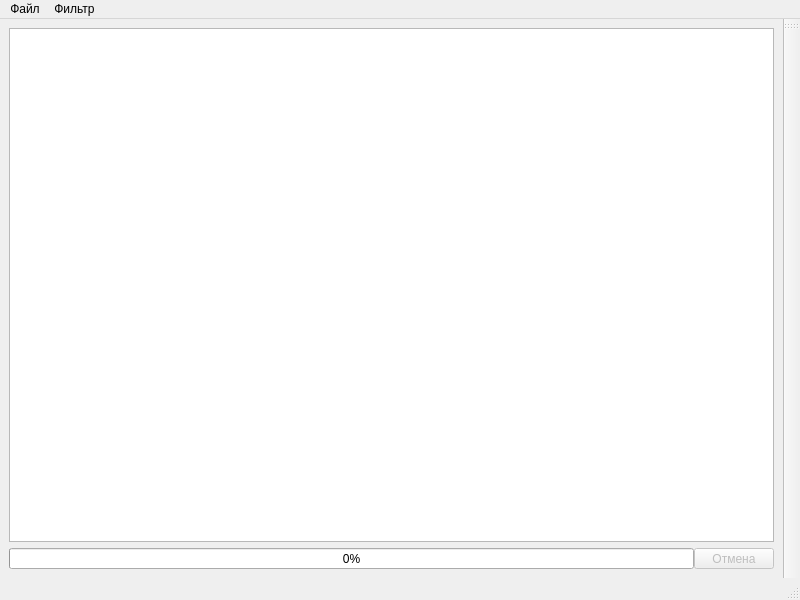
<?xml version="1.0" encoding="UTF-8"?>
<ui version="4.0">
 <class>MainWindow</class>
 <widget class="QMainWindow" name="MainWindow">
  <property name="geometry">
   <rect>
    <x>0</x>
    <y>0</y>
    <width>800</width>
    <height>600</height>
   </rect>
  </property>
  <property name="windowTitle">
   <string>Graphics Filters</string>
  </property>
  <property name="autoFillBackground">
   <bool>true</bool>
  </property>
  <widget class="QWidget" name="centralwidget">
   <property name="contextMenuPolicy">
    <enum>Qt::ActionsContextMenu</enum>
   </property>
   <layout class="QVBoxLayout" name="verticalLayout">
    <item>
     <widget class="QGraphicsView" name="view">
      <property name="sizePolicy">
       <sizepolicy hsizetype="Preferred" vsizetype="Preferred">
        <horstretch>1</horstretch>
        <verstretch>2</verstretch>
       </sizepolicy>
      </property>
      <property name="verticalScrollBarPolicy">
       <enum>Qt::ScrollBarAsNeeded</enum>
      </property>
      <property name="horizontalScrollBarPolicy">
       <enum>Qt::ScrollBarAsNeeded</enum>
      </property>
      <property name="sizeAdjustPolicy">
       <enum>QAbstractScrollArea::AdjustIgnored</enum>
      </property>
      <property name="alignment">
       <set>Qt::AlignCenter</set>
      </property>
      <property name="renderHints">
       <set>QPainter::LosslessImageRendering|QPainter::TextAntialiasing</set>
      </property>
      <property name="transformationAnchor">
       <enum>QGraphicsView::AnchorViewCenter</enum>
      </property>
      <property name="resizeAnchor">
       <enum>QGraphicsView::AnchorViewCenter</enum>
      </property>
      <property name="viewportUpdateMode">
       <enum>QGraphicsView::FullViewportUpdate</enum>
      </property>
      <property name="rubberBandSelectionMode">
       <enum>Qt::IntersectsItemShape</enum>
      </property>
     </widget>
    </item>
    <item>
     <layout class="QHBoxLayout" name="horizontalLayout">
      <property name="spacing">
       <number>0</number>
      </property>
      <item>
       <widget class="QProgressBar" name="progressJob">
        <property name="sizePolicy">
         <sizepolicy hsizetype="Ignored" vsizetype="Fixed">
          <horstretch>22</horstretch>
          <verstretch>1</verstretch>
         </sizepolicy>
        </property>
        <property name="maximumSize">
         <size>
          <width>16777215</width>
          <height>21</height>
         </size>
        </property>
        <property name="value">
         <number>0</number>
        </property>
       </widget>
      </item>
      <item>
       <widget class="QPushButton" name="ButtonBack">
        <property name="enabled">
         <bool>false</bool>
        </property>
        <property name="sizePolicy">
         <sizepolicy hsizetype="Expanding" vsizetype="Fixed">
          <horstretch>1</horstretch>
          <verstretch>1</verstretch>
         </sizepolicy>
        </property>
        <property name="maximumSize">
         <size>
          <width>16777215</width>
          <height>21</height>
         </size>
        </property>
        <property name="text">
         <string>Отмена</string>
        </property>
       </widget>
      </item>
     </layout>
    </item>
   </layout>
  </widget>
  <widget class="QMenuBar" name="menubar">
   <property name="geometry">
    <rect>
     <x>0</x>
     <y>0</y>
     <width>800</width>
     <height>20</height>
    </rect>
   </property>
   <widget class="QMenu" name="file">
    <property name="title">
     <string>Файл</string>
    </property>
    <addaction name="open"/>
    <addaction name="save"/>
    <addaction name="saveas"/>
    <addaction name="undo"/>
    <addaction name="redo"/>
    <addaction name="close"/>
   </widget>
   <widget class="QMenu" name="filter">
    <property name="title">
     <string>Фильтр</string>
    </property>
    <widget class="QMenu" name="point">
     <property name="title">
      <string>Точечный</string>
     </property>
     <widget class="QMenu" name="wave">
      <property name="enabled">
       <bool>false</bool>
      </property>
      <property name="title">
       <string>Волна</string>
      </property>
      <addaction name="wave1"/>
      <addaction name="wave2"/>
     </widget>
     <addaction name="inverse"/>
     <addaction name="BlWh"/>
     <addaction name="sepia"/>
     <addaction name="brightness"/>
     <addaction name="wave"/>
     <addaction name="transf"/>
     <addaction name="turn"/>
     <addaction name="grayWorld"/>
     <addaction name="autolevel"/>
    </widget>
    <widget class="QMenu" name="matrix">
     <property name="title">
      <string>Матричный</string>
     </property>
     <widget class="QMenu" name="sobelFilter">
      <property name="enabled">
       <bool>false</bool>
      </property>
      <property name="title">
       <string>Фильтр Собеля</string>
      </property>
      <addaction name="sobelX"/>
      <addaction name="sobelY"/>
     </widget>
     <addaction name="blur"/>
     <addaction name="gaussianBlurring"/>
     <addaction name="sobelFilter"/>
     <addaction name="sharp"/>
     <addaction name="emboss"/>
     <addaction name="median"/>
     <addaction name="maximum"/>
     <addaction name="glowingEdges"/>
    </widget>
    <widget class="QMenu" name="mat_morphology">
     <property name="title">
      <string>Мат Морфология</string>
     </property>
     <addaction name="dilation"/>
     <addaction name="erosion"/>
     <addaction name="opening"/>
     <addaction name="closing"/>
     <addaction name="tophat"/>
    </widget>
    <addaction name="point"/>
    <addaction name="matrix"/>
    <addaction name="mat_morphology"/>
   </widget>
   <addaction name="file"/>
   <addaction name="filter"/>
  </widget>
  <widget class="QStatusBar" name="statusbar"/>
  <widget class="QToolBar" name="toolBar">
   <property name="windowTitle">
    <string>toolBar</string>
   </property>
   <attribute name="toolBarArea">
    <enum>RightToolBarArea</enum>
   </attribute>
   <attribute name="toolBarBreak">
    <bool>false</bool>
   </attribute>
  </widget>
  <action name="open">
   <property name="text">
    <string>Открыть</string>
   </property>
   <property name="shortcut">
    <string>Ctrl+O</string>
   </property>
  </action>
  <action name="undo">
   <property name="enabled">
    <bool>false</bool>
   </property>
   <property name="text">
    <string>Назад</string>
   </property>
   <property name="shortcut">
    <string>Ctrl+Z</string>
   </property>
  </action>
  <action name="redo">
   <property name="enabled">
    <bool>false</bool>
   </property>
   <property name="text">
    <string>Повторить</string>
   </property>
   <property name="shortcut">
    <string>Ctrl+Y</string>
   </property>
  </action>
  <action name="inverse">
   <property name="enabled">
    <bool>false</bool>
   </property>
   <property name="text">
    <string>Инверсия</string>
   </property>
  </action>
  <action name="BlWh">
   <property name="enabled">
    <bool>false</bool>
   </property>
   <property name="text">
    <string>Ч/Б</string>
   </property>
  </action>
  <action name="sepia">
   <property name="enabled">
    <bool>false</bool>
   </property>
   <property name="text">
    <string>Сепия</string>
   </property>
  </action>
  <action name="brightness">
   <property name="enabled">
    <bool>false</bool>
   </property>
   <property name="text">
    <string>Яркость</string>
   </property>
  </action>
  <action name="blur">
   <property name="enabled">
    <bool>false</bool>
   </property>
   <property name="text">
    <string>Размытие</string>
   </property>
  </action>
  <action name="gaussianBlurring">
   <property name="enabled">
    <bool>false</bool>
   </property>
   <property name="text">
    <string>Размытие по Гауссу</string>
   </property>
  </action>
  <action name="sharp">
   <property name="enabled">
    <bool>false</bool>
   </property>
   <property name="text">
    <string>Резкость</string>
   </property>
  </action>
  <action name="close">
   <property name="enabled">
    <bool>false</bool>
   </property>
   <property name="text">
    <string>Закрыть</string>
   </property>
   <property name="shortcut">
    <string>Ctrl+W</string>
   </property>
  </action>
  <action name="sobelX">
   <property name="enabled">
    <bool>false</bool>
   </property>
   <property name="text">
    <string>По оси Х</string>
   </property>
  </action>
  <action name="sobelY">
   <property name="enabled">
    <bool>false</bool>
   </property>
   <property name="text">
    <string>По оси У</string>
   </property>
  </action>
  <action name="emboss">
   <property name="enabled">
    <bool>false</bool>
   </property>
   <property name="text">
    <string>Тиснение</string>
   </property>
  </action>
  <action name="waveX">
   <property name="enabled">
    <bool>false</bool>
   </property>
   <property name="text">
    <string>По оси Х</string>
   </property>
  </action>
  <action name="waveY">
   <property name="enabled">
    <bool>false</bool>
   </property>
   <property name="text">
    <string>По оси У</string>
   </property>
  </action>
  <action name="wave1">
   <property name="text">
    <string>Волна1</string>
   </property>
  </action>
  <action name="wave2">
   <property name="text">
    <string>Волна2</string>
   </property>
  </action>
  <action name="transf">
   <property name="enabled">
    <bool>false</bool>
   </property>
   <property name="text">
    <string>Перенос</string>
   </property>
  </action>
  <action name="turn">
   <property name="enabled">
    <bool>false</bool>
   </property>
   <property name="text">
    <string>Поворот</string>
   </property>
  </action>
  <action name="glass">
   <property name="enabled">
    <bool>false</bool>
   </property>
   <property name="text">
    <string>Эффект &quot;стекла&quot;</string>
   </property>
  </action>
  <action name="median">
   <property name="enabled">
    <bool>false</bool>
   </property>
   <property name="text">
    <string>Медианный</string>
   </property>
  </action>
  <action name="maximum">
   <property name="enabled">
    <bool>false</bool>
   </property>
   <property name="text">
    <string>Фильтр &quot;Максимума&quot;</string>
   </property>
  </action>
  <action name="glowingEdges">
   <property name="enabled">
    <bool>false</bool>
   </property>
   <property name="text">
    <string>Светящиеся края</string>
   </property>
  </action>
  <action name="action">
   <property name="text">
    <string>Повторить</string>
   </property>
  </action>
  <action name="save">
   <property name="enabled">
    <bool>false</bool>
   </property>
   <property name="text">
    <string>Сохранить ...</string>
   </property>
   <property name="shortcut">
    <string>Ctrl+S</string>
   </property>
  </action>
  <action name="saveas">
   <property name="enabled">
    <bool>false</bool>
   </property>
   <property name="text">
    <string>Сохранить как ...</string>
   </property>
  </action>
  <action name="grayWorld">
   <property name="enabled">
    <bool>false</bool>
   </property>
   <property name="text">
    <string>Серый мир</string>
   </property>
  </action>
  <action name="action_2">
   <property name="enabled">
    <bool>false</bool>
   </property>
   <property name="text">
    <string>Идеальный отражатель</string>
   </property>
  </action>
  <action name="autolevel">
   <property name="enabled">
    <bool>false</bool>
   </property>
   <property name="text">
    <string>Линейная коррекция</string>
   </property>
  </action>
  <action name="ddd">
   <property name="enabled">
    <bool>false</bool>
   </property>
   <property name="text">
    <string>Расширение</string>
   </property>
  </action>
  <action name="dd">
   <property name="enabled">
    <bool>false</bool>
   </property>
   <property name="text">
    <string>Сужение</string>
   </property>
  </action>
  <action name="ddddd">
   <property name="enabled">
    <bool>false</bool>
   </property>
   <property name="text">
    <string>Откытие</string>
   </property>
  </action>
  <action name="cd">
   <property name="enabled">
    <bool>false</bool>
   </property>
   <property name="text">
    <string>Закрытие</string>
   </property>
  </action>
  <action name="dilation">
   <property name="enabled">
    <bool>false</bool>
   </property>
   <property name="text">
    <string>Расширение</string>
   </property>
  </action>
  <action name="erosion">
   <property name="enabled">
    <bool>false</bool>
   </property>
   <property name="text">
    <string>Сужение</string>
   </property>
  </action>
  <action name="opening">
   <property name="enabled">
    <bool>false</bool>
   </property>
   <property name="text">
    <string>Открытие</string>
   </property>
  </action>
  <action name="closing">
   <property name="enabled">
    <bool>false</bool>
   </property>
   <property name="text">
    <string>Закрытие</string>
   </property>
  </action>
  <action name="tophat">
   <property name="enabled">
    <bool>false</bool>
   </property>
   <property name="text">
    <string>Top Hat</string>
   </property>
  </action>
 </widget>
 <resources/>
 <connections/>
</ui>
